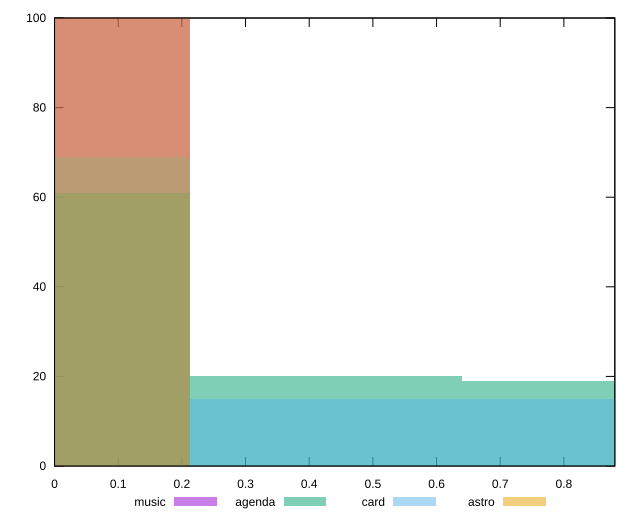

Here is the gnuplot script that generated this plot:
reset

$music <<EOF
0 100
EOF

$agenda <<EOF
0 61
0.8527581286977971 19
0.42637906434889855 20
EOF

$card <<EOF
0 69
0.8527581286977971 15
0.42637906434889855 15
EOF

$astro <<EOF
0 100
EOF

set key outside below
set boxwidth 0.42637906434889855
set xrange [0:0.88]
set yrange [0:100]
set trange [0:100]
set style fill transparent solid 0.5 noborder
set terminal svg size 640, 520 enhanced background rgb 'white'
set output "reports/report_00027_2021-02-24T12-40-31.850Z/uses-text-compression/comparison/histogram/all_score.svg"

plot $music title "music" with boxes, \
     $agenda title "agenda" with boxes, \
     $card title "card" with boxes, \
     $astro title "astro" with boxes

reset
